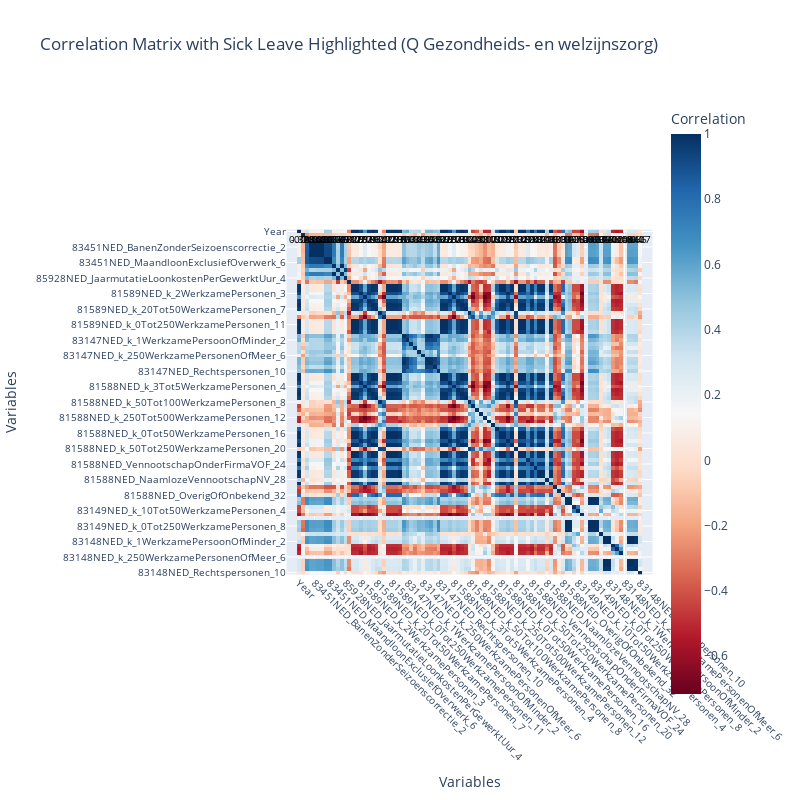
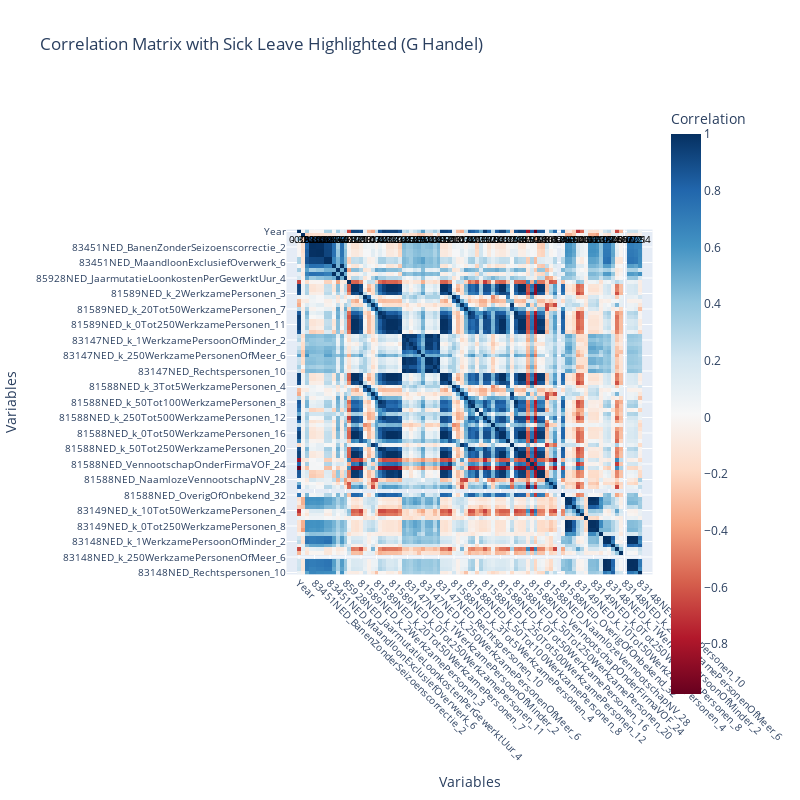
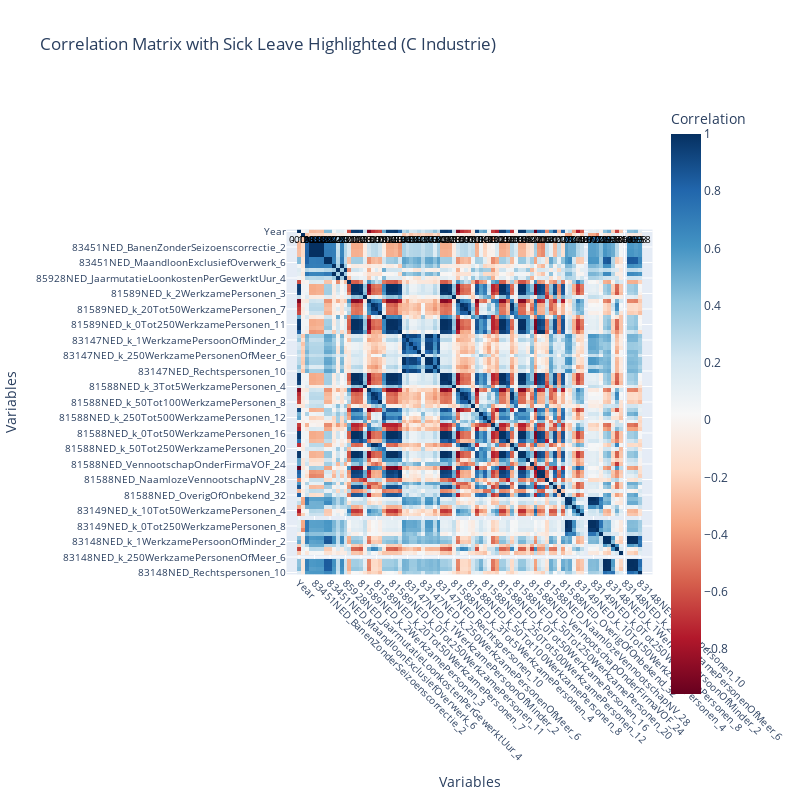

The notebook cell saved with these charts, in order:
### Code cell
import numpy as np
import pandas as pd
import plotly.express as px

# Filter the dataset for specific branches
branches = ['Q Gezondheids- en welzijnszorg', 'G Handel', 'C Industrie']
correlation_results = {}

for branch in branches:
    # Filter the data for the current branch
    branch_data = df[df['BedrijfstakkenBranchesSBI2008'].str.strip().str.lower() == branch.strip().lower()]
    
    # Select numeric columns and calculate correlation matrix
    numeric_branch = branch_data.select_dtypes(include=[np.number])
    correlation_matrix = numeric_branch.corr()
    
    # Extract the correlation with sick leave (target variable)
    correlation_with_target = correlation_matrix['80072ned_Ziekteverzuimpercentage_1']
    
    # Add the correlation with sick leave as an annotation to the matrix
    annotations = [
        dict(
            x=col, y='80072ned_Ziekteverzuimpercentage_1', text=f"{correlation_with_target[col]:.2f}",
            showarrow=False, font=dict(color="black", size=10)
        )
        for col in correlation_matrix.columns if col != '80072ned_Ziekteverzuimpercentage_1'
    ]
    
    # Save the full correlation matrix for this branch
    correlation_results[branch] = correlation_matrix

    # Create a heatmap for the entire correlation matrix
    fig = px.imshow(
        correlation_matrix,
        labels=dict(x="Variables", y="Variables", color="Correlation"),
        x=correlation_matrix.columns,
        y=correlation_matrix.index,
        title=f"Correlation Matrix with Sick Leave Highlighted ({branch})",
        color_continuous_scale="RdBu",  # Diverging color scale for correlations
        width=800,  # Adjust plot width
        height=800   # Adjust plot height
    )
    
    # Add annotations specifically for correlations with sick leave
    fig.update_layout(annotations=annotations)
    
    # Adjust axis labels for readability
    fig.update_xaxes(tickangle=45, tickfont=dict(size=10))
    fig.update_yaxes(tickfont=dict(size=10))
    fig.show()

# Save correlation results for reference
output_path = r"C:\Users\c.hakker\OneDrive - VISTA college\Senior Stuff\Opleiding Data science\Data\correlation_matrices_with_target_per_branch.xlsx"
with pd.ExcelWriter(output_path) as writer:
    for branch, correlation_matrix in correlation_results.items():
        correlation_matrix.to_excel(writer, sheet_name=branch)

print(f"Correlation matrices with sick leave saved to: {output_path}")
